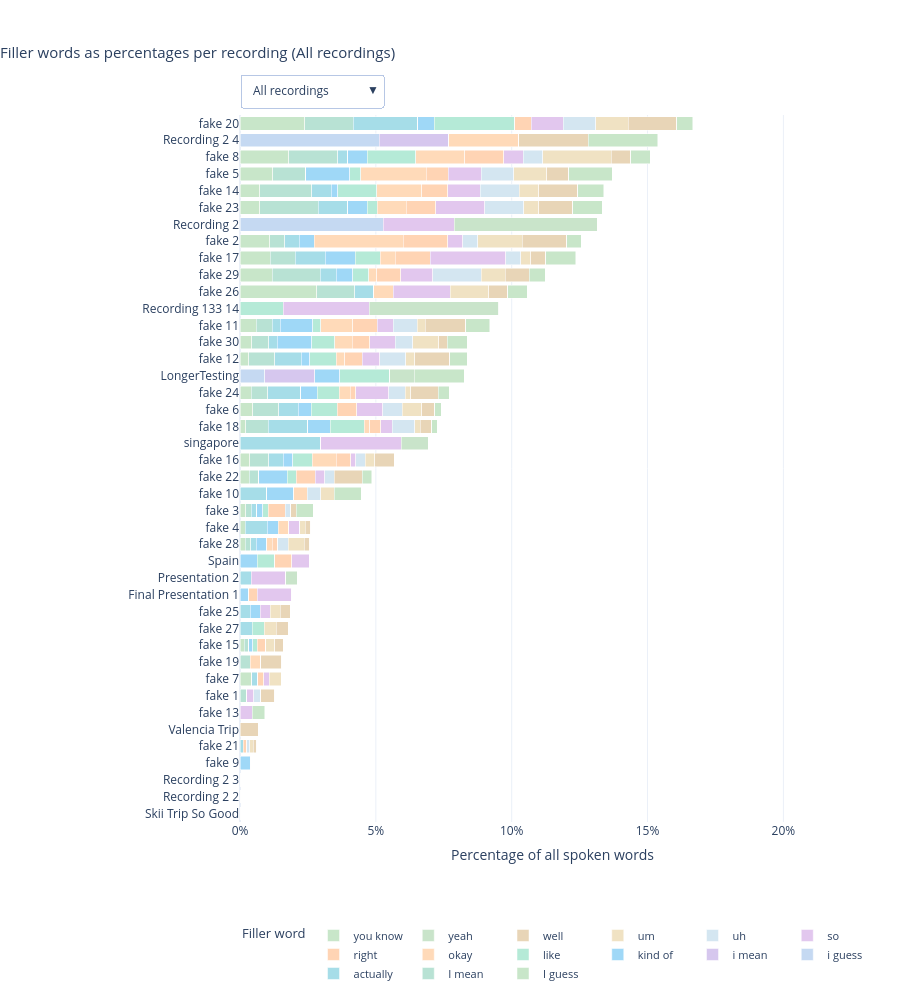

The notebook cell this image was saved under:
### Code cell
# Plot 1: Interactive filler-word percentages per recording.
import plotly.graph_objects as go

if not records:
    print('No recordings available to plot.')
else:
    dropdown_options = [
        ('Last 5 recordings', 5),
        ('Last 10 recordings', 10),
        ('Last 15 recordings', 15),
        ('All recordings', None),
    ]

    def build_view(limit):
        recency_sorted = sorted(records, key=lambda r: r['recording_dt'], reverse=True)
        selected = recency_sorted[:limit] if limit else recency_sorted
        selected = sorted(selected, key=lambda r: r['filler_percentage'], reverse=True)

        labels = [r['recording_label'] for r in selected]
        dates = [r['recording_dt'].strftime('%b %d, %Y') for r in selected]
        totals = np.array([r['filler_percentage'] for r in selected], dtype=float)

        x_by_word, custom_by_word, has_data_by_word = [], [], []
        for word in filler_words:
            values = np.array(
                [100.0 * r['filler_counts'].get(word, 0) / max(r['total_words'], 1)
                 for r in selected], dtype=float)
            custom = np.column_stack([
                np.array([word] * len(selected), dtype=object),
                np.array(labels, dtype=object),
                np.array(dates, dtype=object),
                totals,
                np.array([r['total_words'] for r in selected], dtype=float),
            ])
            x_by_word.append(values)
            custom_by_word.append(custom)
            has_data_by_word.append(bool(np.any(values > 0)))

        return {'labels': labels, 'x_by_word': x_by_word, 'custom_by_word': custom_by_word,
                'has_data_by_word': has_data_by_word}

    views = {name: build_view(limit) for name, limit in dropdown_options}
    default_view_name = 'All recordings'
    default_view = views[default_view_name]

    max_labels = max(len(v['labels']) for v in views.values())
    height_calc = max(450, min(1000, 110 + max_labels * 36))
    max_filler = max((r['filler_percentage'] for r in records), default=10.0)
    x_ceiling = min(100.0, max_filler * 1.2 + 3)

    fig = go.Figure()
    for idx, word in enumerate(filler_words):
        fig.add_trace(go.Bar(
            y=default_view['labels'],
            x=default_view['x_by_word'][idx],
            name=word,
            orientation='h',
            showlegend=default_view['has_data_by_word'][idx],
            marker_color=word_colors[word],
            customdata=default_view['custom_by_word'][idx],
            hovertemplate=(
                '<b>%{customdata[1]}</b><br>'
                'Date: %{customdata[2]}<br>'
                'Filler word: %{customdata[0]}<br>'
                'Word share: %{x:.2f}%<br>'
                'Total filler: %{customdata[3]:.2f}%<br>'
                'Total words: %{customdata[4]:.0f}<extra></extra>'
            ),
        ))

    dropdown_buttons = []
    for name, _ in dropdown_options:
        view = views[name]
        dropdown_buttons.append({
            'label': name,
            'method': 'update',
            'args': [
                {'x': view['x_by_word'],
                 'y': [view['labels']] * len(filler_words),
                 'customdata': view['custom_by_word'],
                 'showlegend': view['has_data_by_word']},
                {'title.text': f'Filler words as percentages per recording ({name})',
                 'yaxis.categoryarray': view['labels'],
                 'yaxis.categoryorder': 'array',
                 'yaxis.autorange': 'reversed',
                 'height': max(450, min(1000, 110 + len(view['labels']) * 36))},
            ],
        })

    fig.update_layout(
        barmode='stack',
        title=dict(text=f'Filler words as percentages per recording ({default_view_name})',
                   x=0.0, xanchor='left', font=dict(size=15)),
        xaxis=dict(range=[0, x_ceiling], ticksuffix='%',
                   title=dict(text='Percentage of all spoken words', standoff=12)),
        yaxis=dict(categoryarray=default_view['labels'], categoryorder='array', autorange='reversed'),
        template='plotly_white',
        height=height_calc,
        margin=dict(l=240, r=35, t=115, b=110),
        legend=dict(orientation='h', yanchor='top', y=-0.14, xanchor='left', x=0,
                    title_text='Filler word', font=dict(size=11)),
        updatemenus=[{
            'buttons': dropdown_buttons,
            'active': 3,
            'direction': 'down',
            'showactive': True,
            'x': 0.0, 'xanchor': 'left',
            'y': 1.0, 'yanchor': 'bottom',
            'pad': {'b': 8},
            'bgcolor': 'white', 'bordercolor': '#B7C7E5', 'borderwidth': 1,
        }],
    )
    fig.show()

### Figure 1 — Plotly figure (JSON) as saved in the notebook; plotly's stock layout.template omitted (floating-point values rounded to 4 significant figures; data arrays with more than 128 entries replaced by an {"elided": "..."} marker saying what was removed)
{"data": [{"customdata": {"elided": "42x5 mixed values"}, "hovertemplate": "<b>%{customdata[1]}</b><br>Date: %{customdata[2]}<br>Filler word: %{customdata[0]}<br>Word share: %{x:.2f}%<br>Total filler: %{customdata[3]:.2f}%<br>Total words: %{customdata[4]:.0f}<extra></extra>", "marker": {"color": "#C8E6C9"}, "name": "I guess", "orientation": "h", "showlegend": true, "type": "bar", "x": [2.381, 0.0, 1.799, 1.21, 0.7177, 0.7207, 0.0, 1.093, 1.107, 1.183, 2.817, 0.0, 0.5935, 0.4237, 0.3215, 0.0, 0.4057, 0.4773, 0.2075, 0.0, 0.3546, 0.346, 0.0, 0.2075, 0.2, 0.1972, 0.0, 0.0, 0.0, 0.0, 0.0, 0.1587, 0.0, 0.4338, 0.0, 0.0, 0.0, 0.0, 0.0, 0.0, 0.0, 0.0], "y": ["fake 20", "Recording 2 4", "fake 8", "fake 5", "fake 14", "fake 23", "Recording 2", "fake 2", "fake 17", "fake 29", "fake 26", "Recording 133 14", "fake 11", "fake 30", "fake 12", "LongerTesting", "fake 24", "fake 6", "fake 18", "singapore", "fake 16", "fake 22", "fake 10", "fake 3", "fake 4", "fake 28", "Spain", "Presentation 2", "Final Presentation 1", "fake 25", "fake 27", "fake 15", "fake 19", "fake 7", "fake 1", "fake 13", "Valencia Trip", "fake 21", "fake 9", "Recording 2 3", "Recording 2 2", "Skii Trip So Good"]}, {"customdata": {"elided": "42x5 mixed values"}, "hovertemplate": "<b>%{customdata[1]}</b><br>Date: %{customdata[2]}<br>Filler word: %{customdata[0]}<br>Word share: %{x:.2f}%<br>Total filler: %{customdata[3]:.2f}%<br>Total words: %{customdata[4]:.0f}<extra></extra>", "marker": {"color": "#B8E2D4"}, "name": "I mean", "orientation": "h", "showlegend": true, "type": "bar", "x": [1.786, 0.0, 1.799, 1.21, 1.914, 2.162, 0.0, 0.5464, 0.9225, 1.775, 1.408, 0.0, 0.5935, 0.6356, 0.9646, 0.0, 0.6085, 0.9547, 0.8299, 0.0, 0.7092, 0.346, 0.0, 0.2075, 0.0, 0.1972, 0.0, 0.0, 0.0, 0.0, 0.0, 0.1587, 0.3846, 0.0, 0.2571, 0.0, 0.0, 0.0, 0.0, 0.0, 0.0, 0.0], "y": ["fake 20", "Recording 2 4", "fake 8", "fake 5", "fake 14", "fake 23", "Recording 2", "fake 2", "fake 17", "fake 29", "fake 26", "Recording 133 14", "fake 11", "fake 30", "fake 12", "LongerTesting", "fake 24", "fake 6", "fake 18", "singapore", "fake 16", "fake 22", "fake 10", "fake 3", "fake 4", "fake 28", "Spain", "Presentation 2", "Final Presentation 1", "fake 25", "fake 27", "fake 15", "fake 19", "fake 7", "fake 1", "fake 13", "Valencia Trip", "fake 21", "fake 9", "Recording 2 3", "Recording 2 2", "Skii Trip So Good"]}, {"customdata": {"elided": "42x5 mixed values"}, "hovertemplate": "<b>%{customdata[1]}</b><br>Date: %{customdata[2]}<br>Filler word: %{customdata[0]}<br>Word share: %{x:.2f}%<br>Total filler: %{customdata[3]:.2f}%<br>Total words: %{customdata[4]:.0f}<extra></extra>", "marker": {"color": "#A6DDE8"}, "name": "actually", "orientation": "h", "showlegend": true, "type": "bar", "x": [2.381, 0.0, 0.3597, 0.0, 0.7177, 1.081, 0.0, 0.5464, 1.107, 0.5917, 0.7042, 0.0, 0.2967, 0.3178, 0.9646, 0.0, 1.217, 0.716, 1.452, 2.97, 0.5319, 0.0, 0.9901, 0.2075, 0.8, 0.1972, 0.0, 0.4202, 0.0, 0.3704, 0.4444, 0.0, 0.0, 0.2169, 0.0, 0.0, 0.0, 0.122, 0.0, 0.0, 0.0, 0.0], "y": ["fake 20", "Recording 2 4", "fake 8", "fake 5", "fake 14", "fake 23", "Recording 2", "fake 2", "fake 17", "fake 29", "fake 26", "Recording 133 14", "fake 11", "fake 30", "fake 12", "LongerTesting", "fake 24", "fake 6", "fake 18", "singapore", "fake 16", "fake 22", "fake 10", "fake 3", "fake 4", "fake 28", "Spain", "Presentation 2", "Final Presentation 1", "fake 25", "fake 27", "fake 15", "fake 19", "fake 7", "fake 1", "fake 13", "Valencia Trip", "fake 21", "fake 9", "Recording 2 3", "Recording 2 2", "Skii Trip So Good"]}, {"customdata": {"elided": "42x5 mixed values"}, "hovertemplate": "<b>%{customdata[1]}</b><br>Date: %{customdata[2]}<br>Filler word: %{customdata[0]}<br>Word share: %{x:.2f}%<br>Total filler: %{customdata[3]:.2f}%<br>Total words: %{customdata[4]:.0f}<extra></extra>", "marker": {"color": "#C5D9F2"}, "name": "i guess", "orientation": "h", "showlegend": true, "type": "bar", "x": [0.0, 5.128, 0.0, 0.0, 0.0, 0.0, 5.263, 0.0, 0.0, 0.0, 0.0, 0.0, 0.0, 0.0, 0.0, 0.9174, 0.0, 0.0, 0.0, 0.0, 0.0, 0.0, 0.0, 0.0, 0.0, 0.0, 0.0, 0.0, 0.0, 0.0, 0.0, 0.0, 0.0, 0.0, 0.0, 0.0, 0.0, 0.0, 0.0, 0.0, 0.0, 0.0], "y": ["fake 20", "Recording 2 4", "fake 8", "fake 5", "fake 14", "fake 23", "Recording 2", "fake 2", "fake 17", "fake 29", "fake 26", "Recording 133 14", "fake 11", "fake 30", "fake 12", "LongerTesting", "fake 24", "fake 6", "fake 18", "singapore", "fake 16", "fake 22", "fake 10", "fake 3", "fake 4", "fake 28", "Spain", "Presentation 2", "Final Presentation 1", "fake 25", "fake 27", "fake 15", "fake 19", "fake 7", "fake 1", "fake 13", "Valencia Trip", "fake 21", "fake 9", "Recording 2 3", "Recording 2 2", "Skii Trip So Good"]}, {"customdata": {"elided": "42x5 mixed values"}, "hovertemplate": "<b>%{customdata[1]}</b><br>Date: %{customdata[2]}<br>Filler word: %{customdata[0]}<br>Word share: %{x:.2f}%<br>Total filler: %{customdata[3]:.2f}%<br>Total words: %{customdata[4]:.0f}<extra></extra>", "marker": {"color": "#D6C7EE"}, "name": "i mean", "orientation": "h", "showlegend": true, "type": "bar", "x": [0.0, 2.564, 0.0, 0.0, 0.0, 0.0, 0.0, 0.0, 0.0, 0.0, 0.0, 0.0, 0.0, 0.0, 0.0, 1.835, 0.0, 0.0, 0.0, 0.0, 0.0, 0.0, 0.0, 0.0, 0.0, 0.0, 0.0, 0.0, 0.0, 0.0, 0.0, 0.0, 0.0, 0.0, 0.0, 0.0, 0.0, 0.0, 0.0, 0.0, 0.0, 0.0], "y": ["fake 20", "Recording 2 4", "fake 8", "fake 5", "fake 14", "fake 23", "Recording 2", "fake 2", "fake 17", "fake 29", "fake 26", "Recording 133 14", "fake 11", "fake 30", "fake 12", "LongerTesting", "fake 24", "fake 6", "fake 18", "singapore", "fake 16", "fake 22", "fake 10", "fake 3", "fake 4", "fake 28", "Spain", "Presentation 2", "Final Presentation 1", "fake 25", "fake 27", "fake 15", "fake 19", "fake 7", "fake 1", "fake 13", "Valencia Trip", "fake 21", "fake 9", "Recording 2 3", "Recording 2 2", "Skii Trip So Good"]}, {"customdata": {"elided": "42x5 mixed values"}, "hovertemplate": "<b>%{customdata[1]}</b><br>Date: %{customdata[2]}<br>Filler word: %{customdata[0]}<br>Word share: %{x:.2f}%<br>Total filler: %{customdata[3]:.2f}%<br>Total words: %{customdata[4]:.0f}<extra></extra>", "marker": {"color": "#9FD8F7"}, "name": "kind of", "orientation": "h", "showlegend": true, "type": "bar", "x": [0.5952, 0.0, 0.7194, 1.613, 0.2392, 0.7207, 0.0, 0.5464, 1.107, 0.5917, 0.0, 0.0, 1.187, 1.271, 0.3215, 0.9174, 0.6085, 0.4773, 0.8299, 0.0, 0.3546, 1.038, 0.9901, 0.2075, 0.4, 0.3945, 0.6369, 0.0, 0.3165, 0.3704, 0.0, 0.1587, 0.0, 0.0, 0.0, 0.0, 0.0, 0.0, 0.3906, 0.0, 0.0, 0.0], "y": ["fake 20", "Recording 2 4", "fake 8", "fake 5", "fake 14", "fake 23", "Recording 2", "fake 2", "fake 17", "fake 29", "fake 26", "Recording 133 14", "fake 11", "fake 30", "fake 12", "LongerTesting", "fake 24", "fake 6", "fake 18", "singapore", "fake 16", "fake 22", "fake 10", "fake 3", "fake 4", "fake 28", "Spain", "Presentation 2", "Final Presentation 1", "fake 25", "fake 27", "fake 15", "fake 19", "fake 7", "fake 1", "fake 13", "Valencia Trip", "fake 21", "fake 9", "Recording 2 3", "Recording 2 2", "Skii Trip So Good"]}, {"customdata": {"elided": "42x5 mixed values"}, "hovertemplate": "<b>%{customdata[1]}</b><br>Date: %{customdata[2]}<br>Filler word: %{customdata[0]}<br>Word share: %{x:.2f}%<br>Total filler: %{customdata[3]:.2f}%<br>Total words: %{customdata[4]:.0f}<extra></extra>", "marker": {"color": "#B5EAD7"}, "name": "like", "orientation": "h", "showlegend": true, "type": "bar", "x": [2.976, 0.0, 1.799, 0.4032, 1.435, 0.3604, 0.0, 0.0, 0.9225, 0.5917, 0.0, 1.587, 0.2967, 0.8475, 0.9646, 1.835, 0.8114, 0.9547, 1.245, 0.0, 0.7092, 0.346, 0.0, 0.2075, 0.0, 0.0, 0.6369, 0.0, 0.0, 0.0, 0.4444, 0.1587, 0.0, 0.0, 0.0, 0.0, 0.0, 0.0, 0.0, 0.0, 0.0, 0.0], "y": ["fake 20", "Recording 2 4", "fake 8", "fake 5", "fake 14", "fake 23", "Recording 2", "fake 2", "fake 17", "fake 29", "fake 26", "Recording 133 14", "fake 11", "fake 30", "fake 12", "LongerTesting", "fake 24", "fake 6", "fake 18", "singapore", "fake 16", "fake 22", "fake 10", "fake 3", "fake 4", "fake 28", "Spain", "Presentation 2", "Final Presentation 1", "fake 25", "fake 27", "fake 15", "fake 19", "fake 7", "fake 1", "fake 13", "Valencia Trip", "fake 21", "fake 9", "Recording 2 3", "Recording 2 2", "Skii Trip So Good"]}, {"customdata": {"elided": "42x5 mixed values"}, "hovertemplate": "<b>%{customdata[1]}</b><br>Date: %{customdata[2]}<br>Filler word: %{customdata[0]}<br>Word share: %{x:.2f}%<br>Total filler: %{customdata[3]:.2f}%<br>Total words: %{customdata[4]:.0f}<extra></extra>", "marker": {"color": "#FFDAB9"}, "name": "okay", "orientation": "h", "showlegend": true, "type": "bar", "x": [0.0, 2.564, 1.799, 2.419, 1.675, 1.081, 0.0, 3.279, 0.5535, 0.2959, 0.7042, 0.0, 1.187, 0.6356, 0.3215, 0.0, 0.4057, 0.0, 0.2075, 0.0, 0.8865, 0.0, 0.495, 0.0, 0.4, 0.1972, 0.0, 0.0, 0.0, 0.0, 0.0, 0.0, 0.3846, 0.0, 0.0, 0.0, 0.0, 0.0, 0.0, 0.0, 0.0, 0.0], "y": ["fake 20", "Recording 2 4", "fake 8", "fake 5", "fake 14", "fake 23", "Recording 2", "fake 2", "fake 17", "fake 29", "fake 26", "Recording 133 14", "fake 11", "fake 30", "fake 12", "LongerTesting", "fake 24", "fake 6", "fake 18", "singapore", "fake 16", "fake 22", "fake 10", "fake 3", "fake 4", "fake 28", "Spain", "Presentation 2", "Final Presentation 1", "fake 25", "fake 27", "fake 15", "fake 19", "fake 7", "fake 1", "fake 13", "Valencia Trip", "fake 21", "fake 9", "Recording 2 3", "Recording 2 2", "Skii Trip So Good"]}, {"customdata": {"elided": "42x5 mixed values"}, "hovertemplate": "<b>%{customdata[1]}</b><br>Date: %{customdata[2]}<br>Filler word: %{customdata[0]}<br>Word share: %{x:.2f}%<br>Total filler: %{customdata[3]:.2f}%<br>Total words: %{customdata[4]:.0f}<extra></extra>", "marker": {"color": "#FFD4B4"}, "name": "right", "orientation": "h", "showlegend": true, "type": "bar", "x": [0.5952, 0.0, 1.439, 0.8065, 0.9569, 1.081, 0.0, 1.639, 1.292, 0.8876, 0.0, 0.0, 0.8902, 0.6356, 0.6431, 0.0, 0.2028, 0.716, 0.4149, 0.0, 0.5319, 0.692, 0.0, 0.6224, 0.0, 0.1972, 0.6369, 0.0, 0.3165, 0.0, 0.0, 0.3175, 0.0, 0.2169, 0.0, 0.0, 0.0, 0.122, 0.0, 0.0, 0.0, 0.0], "y": ["fake 20", "Recording 2 4", "fake 8", "fake 5", "fake 14", "fake 23", "Recording 2", "fake 2", "fake 17", "fake 29", "fake 26", "Recording 133 14", "fake 11", "fake 30", "fake 12", "LongerTesting", "fake 24", "fake 6", "fake 18", "singapore", "fake 16", "fake 22", "fake 10", "fake 3", "fake 4", "fake 28", "Spain", "Presentation 2", "Final Presentation 1", "fake 25", "fake 27", "fake 15", "fake 19", "fake 7", "fake 1", "fake 13", "Valencia Trip", "fake 21", "fake 9", "Recording 2 3", "Recording 2 2", "Skii Trip So Good"]}, {"customdata": {"elided": "42x5 mixed values"}, "hovertemplate": "<b>%{customdata[1]}</b><br>Date: %{customdata[2]}<br>Filler word: %{customdata[0]}<br>Word share: %{x:.2f}%<br>Total filler: %{customdata[3]:.2f}%<br>Total words: %{customdata[4]:.0f}<extra></extra>", "marker": {"color": "#E2C7EE"}, "name": "so", "orientation": "h", "showlegend": true, "type": "bar", "x": [1.19, 0.0, 0.7194, 1.21, 1.196, 1.802, 2.632, 0.5464, 2.768, 1.183, 2.113, 3.175, 0.5935, 0.9534, 0.6431, 0.0, 1.217, 0.9547, 0.4149, 2.97, 0.1773, 0.346, 0.0, 0.0, 0.4, 0.0, 0.6369, 1.261, 1.266, 0.3704, 0.0, 0.0, 0.0, 0.2169, 0.2571, 0.4566, 0.0, 0.0, 0.0, 0.0, 0.0, 0.0], "y": ["fake 20", "Recording 2 4", "fake 8", "fake 5", "fake 14", "fake 23", "Recording 2", "fake 2", "fake 17", "fake 29", "fake 26", "Recording 133 14", "fake 11", "fake 30", "fake 12", "LongerTesting", "fake 24", "fake 6", "fake 18", "singapore", "fake 16", "fake 22", "fake 10", "fake 3", "fake 4", "fake 28", "Spain", "Presentation 2", "Final Presentation 1", "fake 25", "fake 27", "fake 15", "fake 19", "fake 7", "fake 1", "fake 13", "Valencia Trip", "fake 21", "fake 9", "Recording 2 3", "Recording 2 2", "Skii Trip So Good"]}, {"customdata": {"elided": "42x5 mixed values"}, "hovertemplate": "<b>%{customdata[1]}</b><br>Date: %{customdata[2]}<br>Filler word: %{customdata[0]}<br>Word share: %{x:.2f}%<br>Total filler: %{customdata[3]:.2f}%<br>Total words: %{customdata[4]:.0f}<extra></extra>", "marker": {"color": "#D4E6F1"}, "name": "uh", "orientation": "h", "showlegend": true, "type": "bar", "x": [1.19, 0.0, 0.7194, 1.21, 1.435, 1.441, 0.0, 0.5464, 0.5535, 1.775, 0.0, 0.0, 0.8902, 0.6356, 0.9646, 0.0, 0.6085, 0.716, 0.8299, 0.0, 0.3546, 0.346, 0.495, 0.2075, 0.0, 0.3945, 0.0, 0.0, 0.0, 0.0, 0.0, 0.0, 0.0, 0.0, 0.2571, 0.0, 0.0, 0.122, 0.0, 0.0, 0.0, 0.0], "y": ["fake 20", "Recording 2 4", "fake 8", "fake 5", "fake 14", "fake 23", "Recording 2", "fake 2", "fake 17", "fake 29", "fake 26", "Recording 133 14", "fake 11", "fake 30", "fake 12", "LongerTesting", "fake 24", "fake 6", "fake 18", "singapore", "fake 16", "fake 22", "fake 10", "fake 3", "fake 4", "fake 28", "Spain", "Presentation 2", "Final Presentation 1", "fake 25", "fake 27", "fake 15", "fake 19", "fake 7", "fake 1", "fake 13", "Valencia Trip", "fake 21", "fake 9", "Recording 2 3", "Recording 2 2", "Skii Trip So Good"]}, {"customdata": {"elided": "42x5 mixed values"}, "hovertemplate": "<b>%{customdata[1]}</b><br>Date: %{customdata[2]}<br>Filler word: %{customdata[0]}<br>Word share: %{x:.2f}%<br>Total filler: %{customdata[3]:.2f}%<br>Total words: %{customdata[4]:.0f}<extra></extra>", "marker": {"color": "#F0E2C3"}, "name": "um", "orientation": "h", "showlegend": true, "type": "bar", "x": [1.19, 0.0, 2.518, 1.21, 0.7177, 0.5405, 0.0, 1.639, 0.369, 0.8876, 1.408, 0.0, 0.2967, 0.9534, 0.3215, 0.0, 0.2028, 0.716, 0.2075, 0.0, 0.3546, 0.0, 0.495, 0.0, 0.2, 0.5917, 0.0, 0.0, 0.0, 0.3704, 0.4444, 0.3175, 0.0, 0.4338, 0.0, 0.0, 0.0, 0.122, 0.0, 0.0, 0.0, 0.0], "y": ["fake 20", "Recording 2 4", "fake 8", "fake 5", "fake 14", "fake 23", "Recording 2", "fake 2", "fake 17", "fake 29", "fake 26", "Recording 133 14", "fake 11", "fake 30", "fake 12", "LongerTesting", "fake 24", "fake 6", "fake 18", "singapore", "fake 16", "fake 22", "fake 10", "fake 3", "fake 4", "fake 28", "Spain", "Presentation 2", "Final Presentation 1", "fake 25", "fake 27", "fake 15", "fake 19", "fake 7", "fake 1", "fake 13", "Valencia Trip", "fake 21", "fake 9", "Recording 2 3", "Recording 2 2", "Skii Trip So Good"]}, {"customdata": {"elided": "42x5 mixed values"}, "hovertemplate": "<b>%{customdata[1]}</b><br>Date: %{customdata[2]}<br>Filler word: %{customdata[0]}<br>Word share: %{x:.2f}%<br>Total filler: %{customdata[3]:.2f}%<br>Total words: %{customdata[4]:.0f}<extra></extra>", "marker": {"color": "#E8D5B7"}, "name": "well", "orientation": "h", "showlegend": true, "type": "bar", "x": [1.786, 2.564, 0.7194, 0.8065, 1.435, 1.261, 0.0, 1.639, 0.5535, 0.8876, 0.7042, 0.0, 1.484, 0.3178, 1.286, 0.0, 1.014, 0.4773, 0.4149, 0.0, 0.7092, 1.038, 0.0, 0.2075, 0.2, 0.1972, 0.0, 0.0, 0.0, 0.3704, 0.4444, 0.3175, 0.7692, 0.0, 0.5141, 0.0, 0.6803, 0.122, 0.0, 0.0, 0.0, 0.0], "y": ["fake 20", "Recording 2 4", "fake 8", "fake 5", "fake 14", "fake 23", "Recording 2", "fake 2", "fake 17", "fake 29", "fake 26", "Recording 133 14", "fake 11", "fake 30", "fake 12", "LongerTesting", "fake 24", "fake 6", "fake 18", "singapore", "fake 16", "fake 22", "fake 10", "fake 3", "fake 4", "fake 28", "Spain", "Presentation 2", "Final Presentation 1", "fake 25", "fake 27", "fake 15", "fake 19", "fake 7", "fake 1", "fake 13", "Valencia Trip", "fake 21", "fake 9", "Recording 2 3", "Recording 2 2", "Skii Trip So Good"]}, {"customdata": {"elided": "42x5 mixed values"}, "hovertemplate": "<b>%{customdata[1]}</b><br>Date: %{customdata[2]}<br>Filler word: %{customdata[0]}<br>Word share: %{x:.2f}%<br>Total filler: %{customdata[3]:.2f}%<br>Total words: %{customdata[4]:.0f}<extra></extra>", "marker": {"color": "#C9E4CA"}, "name": "yeah", "orientation": "h", "showlegend": true, "type": "bar", "x": [0.0, 0.0, 0.0, 0.0, 0.0, 0.0, 5.263, 0.0, 0.0, 0.0, 0.0, 4.762, 0.0, 0.0, 0.0, 0.9174, 0.0, 0.0, 0.0, 0.9901, 0.0, 0.0, 0.0, 0.0, 0.0, 0.0, 0.0, 0.4202, 0.0, 0.0, 0.0, 0.0, 0.0, 0.0, 0.0, 0.0, 0.0, 0.0, 0.0, 0.0, 0.0, 0.0], "y": ["fake 20", "Recording 2 4", "fake 8", "fake 5", "fake 14", "fake 23", "Recording 2", "fake 2", "fake 17", "fake 29", "fake 26", "Recording 133 14", "fake 11", "fake 30", "fake 12", "LongerTesting", "fake 24", "fake 6", "fake 18", "singapore", "fake 16", "fake 22", "fake 10", "fake 3", "fake 4", "fake 28", "Spain", "Presentation 2", "Final Presentation 1", "fake 25", "fake 27", "fake 15", "fake 19", "fake 7", "fake 1", "fake 13", "Valencia Trip", "fake 21", "fake 9", "Recording 2 3", "Recording 2 2", "Skii Trip So Good"]}, {"customdata": {"elided": "42x5 mixed values"}, "hovertemplate": "<b>%{customdata[1]}</b><br>Date: %{customdata[2]}<br>Filler word: %{customdata[0]}<br>Word share: %{x:.2f}%<br>Total filler: %{customdata[3]:.2f}%<br>Total words: %{customdata[4]:.0f}<extra></extra>", "marker": {"color": "#C8E6C9"}, "name": "you know", "orientation": "h", "showlegend": true, "type": "bar", "x": [0.5952, 2.564, 0.7194, 1.613, 0.9569, 1.081, 0.0, 0.5464, 1.107, 0.5917, 0.7042, 0.0, 0.8902, 0.7415, 0.6431, 1.835, 0.4057, 0.2387, 0.2075, 0.0, 0.0, 0.346, 0.9901, 0.6224, 0.0, 0.0, 0.0, 0.0, 0.0, 0.0, 0.0, 0.0, 0.0, 0.0, 0.0, 0.4566, 0.0, 0.0, 0.0, 0.0, 0.0, 0.0], "y": ["fake 20", "Recording 2 4", "fake 8", "fake 5", "fake 14", "fake 23", "Recording 2", "fake 2", "fake 17", "fake 29", "fake 26", "Recording 133 14", "fake 11", "fake 30", "fake 12", "LongerTesting", "fake 24", "fake 6", "fake 18", "singapore", "fake 16", "fake 22", "fake 10", "fake 3", "fake 4", "fake 28", "Spain", "Presentation 2", "Final Presentation 1", "fake 25", "fake 27", "fake 15", "fake 19", "fake 7", "fake 1", "fake 13", "Valencia Trip", "fake 21", "fake 9", "Recording 2 3", "Recording 2 2", "Skii Trip So Good"]}], "layout": {"barmode": "stack", "height": 1000, "legend": {"font": {"size": 11}, "orientation": "h", "title": {"text": "Filler word"}, "x": 0, "xanchor": "left", "y": -0.14, "yanchor": "top"}, "margin": {"b": 110, "l": 240, "r": 35, "t": 115}, "title": {"font": {"size": 15}, "text": "Filler words as percentages per recording (All recordings)", "x": 0, "xanchor": "left"}, "updatemenus": [{"active": 3, "bgcolor": "white", "bordercolor": "#B7C7E5", "borderwidth": 1, "buttons": [{"args": [{"customdata": {"elided": "15x5x5 mixed values"}, "showlegend": [true, true, true, false, false, true, true, true, true, true, true, true, true, false, true], "x": [[1.183, 2.817, 0.4237, 0.1972, 0], [1.775, 1.408, 0.6356, 0.1972, 0], [0.5917, 0.7042, 0.3178, 0.1972, 0.4444], [0, 0, 0, 0, 0], [0, 0, 0, 0, 0], [0.5917, 0, 1.271, 0.3945, 0], [0.5917, 0, 0.8475, 0, 0.4444], [0.2959, 0.7042, 0.6356, 0.1972, 0], [0.8876, 0, 0.6356, 0.1972, 0], [1.183, 2.113, 0.9534, 0, 0], [1.775, 0, 0.6356, 0.3945, 0], [0.8876, 1.408, 0.9534, 0.5917, 0.4444], [0.8876, 0.7042, 0.3178, 0.1972, 0.4444], [0, 0, 0, 0, 0], [0.5917, 0.7042, 0.7415, 0, 0]], "y": [["fake 29", "fake 26", "fake 30", "fake 28", "fake 27"], ["fake 29", "fake 26", "fake 30", "fake 28", "fake 27"], ["fake 29", "fake 26", "fake 30", "fake 28", "fake 27"], ["fake 29", "fake 26", "fake 30", "fake 28", "fake 27"], ["fake 29", "fake 26", "fake 30", "fake 28", "fake 27"], ["fake 29", "fake 26", "fake 30", "fake 28", "fake 27"], ["fake 29", "fake 26", "fake 30", "fake 28", "fake 27"], ["fake 29", "fake 26", "fake 30", "fake 28", "fake 27"], ["fake 29", "fake 26", "fake 30", "fake 28", "fake 27"], ["fake 29", "fake 26", "fake 30", "fake 28", "fake 27"], ["fake 29", "fake 26", "fake 30", "fake 28", "fake 27"], ["fake 29", "fake 26", "fake 30", "fake 28", "fake 27"], ["fake 29", "fake 26", "fake 30", "fake 28", "fake 27"], ["fake 29", "fake 26", "fake 30", "fake 28", "fake 27"], ["fake 29", "fake 26", "fake 30", "fake 28", "fake 27"]]}, {"height": 450, "title.text": "Filler words as percentages per recording (Last 5 recordings)", "yaxis.autorange": "reversed", "yaxis.categoryarray": ["fake 29", "fake 26", "fake 30", "fake 28", "fake 27"], "yaxis.categoryorder": "array"}], "label": "Last 5 recordings", "method": "update"}, {"args": [{"customdata": {"elided": "15x10x5 mixed values"}, "showlegend": [true, true, true, false, false, true, true, true, true, true, true, true, true, true, true], "x": {"elided": "15x10 float values"}, "y": {"elided": "15x10 str values"}}, {"height": 470, "title.text": "Filler words as percentages per recording (Last 10 recordings)", "yaxis.autorange": "reversed", "yaxis.categoryarray": ["fake 23", "fake 29", "fake 26", "fake 30", "fake 24", "fake 28", "Presentation 2", "Final Presentation 1", "fake 25", "fake 27"], "yaxis.categoryorder": "array"}], "label": "Last 10 recordings", "method": "update"}, {"args": [{"customdata": {"elided": "15x15x5 mixed values"}, "showlegend": [true, true, true, false, false, true, true, true, true, true, true, true, true, true, true], "x": {"elided": "15x15 float values"}, "y": {"elided": "15x15 str values"}}, {"height": 650, "title.text": "Filler words as percentages per recording (Last 15 recordings)", "yaxis.autorange": "reversed", "yaxis.categoryarray": ["fake 20", "fake 23", "fake 29", "fake 26", "fake 30", "fake 24", "fake 18", "fake 22", "fake 28", "Presentation 2", "Final Presentation 1", "fake 25", "fake 27", "fake 19", "fake 21"], "yaxis.categoryorder": "array"}], "label": "Last 15 recordings", "method": "update"}, {"args": [{"customdata": {"elided": "15x42x5 mixed values"}, "showlegend": [true, true, true, true, true, true, true, true, true, true, true, true, true, true, true], "x": {"elided": "15x42 float values"}, "y": {"elided": "15x42 str values"}}, {"height": 1000, "title.text": "Filler words as percentages per recording (All recordings)", "yaxis.autorange": "reversed", "yaxis.categoryarray": ["fake 20", "Recording 2 4", "fake 8", "fake 5", "fake 14", "fake 23", "Recording 2", "fake 2", "fake 17", "fake 29", "fake 26", "Recording 133 14", "fake 11", "fake 30", "fake 12", "LongerTesting", "fake 24", "fake 6", "fake 18", "singapore", "fake 16", "fake 22", "fake 10", "fake 3", "fake 4", "fake 28", "Spain", "Presentation 2", "Final Presentation 1", "fake 25", "fake 27", "fake 15", "fake 19", "fake 7", "fake 1", "fake 13", "Valencia Trip", "fake 21", "fake 9", "Recording 2 3", "Recording 2 2", "Skii Trip So Good"], "yaxis.categoryorder": "array"}], "label": "All recordings", "method": "update"}], "direction": "down", "pad": {"b": 8}, "showactive": true, "x": 0, "xanchor": "left", "y": 1, "yanchor": "bottom"}], "xaxis": {"range": [0, 23.0], "ticksuffix": "%", "title": {"standoff": 12, "text": "Percentage of all spoken words"}}, "yaxis": {"autorange": "reversed", "categoryarray": ["fake 20", "Recording 2 4", "fake 8", "fake 5", "fake 14", "fake 23", "Recording 2", "fake 2", "fake 17", "fake 29", "fake 26", "Recording 133 14", "fake 11", "fake 30", "fake 12", "LongerTesting", "fake 24", "fake 6", "fake 18", "singapore", "fake 16", "fake 22", "fake 10", "fake 3", "fake 4", "fake 28", "Spain", "Presentation 2", "Final Presentation 1", "fake 25", "fake 27", "fake 15", "fake 19", "fake 7", "fake 1", "fake 13", "Valencia Trip", "fake 21", "fake 9", "Recording 2 3", "Recording 2 2", "Skii Trip So Good"], "categoryorder": "array"}}}
